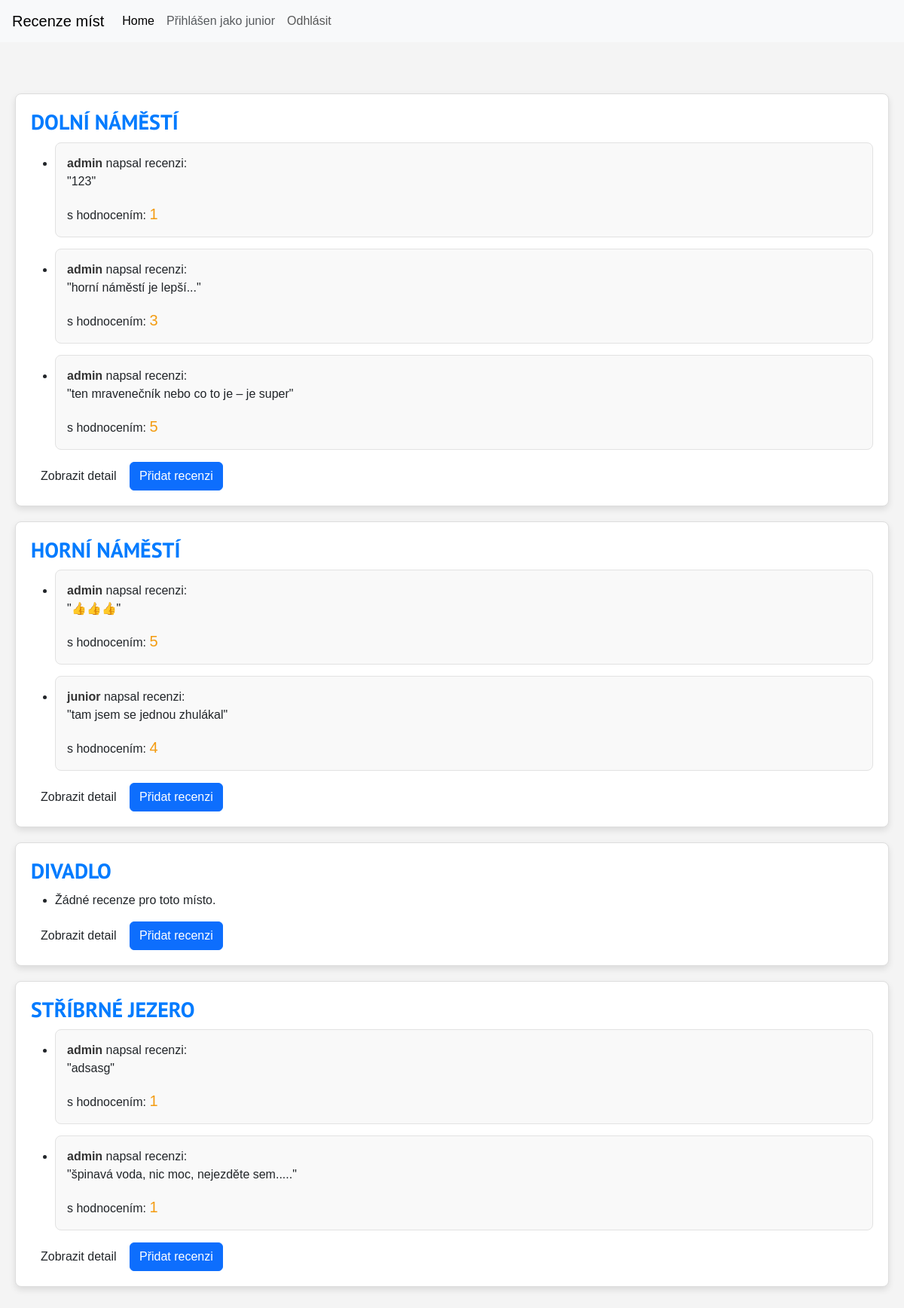
Screenshot of / (signed in) with the database file from the repository.
### hodnoceni/models.py (models this page shows, shortened)
class Place(models.Model):
    id = models.AutoField(primary_key=True)  # Implicitní chování
    name = models.CharField(max_length=255)

class Review(models.Model):
    user = models.ForeignKey(settings.AUTH_USER_MODEL, on_delete=models.CASCADE)
    place = models.ForeignKey(Place, on_delete=models.CASCADE)
    popis = models.TextField()
    rating = models.PositiveSmallIntegerField()
    datum_vytvoreni = models.DateTimeField(auto_now_add=True)  # Přidáno
    datum_upraveni = models.DateTimeField(auto_now=True)      # Přidáno

### hodnoceni/views.py (the view)
# urls.py: path('', views.index, name='index'),
def index(request):
    places = Place.objects.all().prefetch_related('review_set')
    return render(request, "hodnoceni/index.html", {"places": places})

### hodnoceni/templates/hodnoceni/index.html (shortened to what this page needs)
{% extends "hodnoceni/layout.html" %}
{% block body %}
<nav class="navbar navbar-expand-lg navbar-light bg-light px-3">
    <a class="navbar-brand" href="#">Recenze míst</a>
    <div class="collapse navbar-collapse" id="navbarNavAltMarkup">
        <div class="navbar-nav">
            <a class="nav-item nav-link active" href="#">Home</a>
            {% if user.is_authenticated %}
                <span class="nav-item nav-link text-muted" style="cursor: default;">
                    Přihlášen jako {{ user.username }}
                </span>
                <a class="nav-item nav-link" href="/accounts/logout">Odhlásit</a>
            {% else %}
                <a class="nav-item nav-link" href="/accounts/login">Přihlášení</a>
            {% endif %}
        </div>
    </div>
</nav>
<div class="container mt-5">
    {% for place in places %}
        <div class="place-card">
            <h2 class="text-uppercase fw-bold" style="font-family: 'PT Sans', sans-serif;">{{ place.name }}</h2>
            <ul>
                {% for review in place.review_set.all %}
                    <li class="review-card">
                        <strong>{{ review.user.username }}</strong> napsal recenzi:
                        <p>"{{ review.popis }}"</p>
                        s hodnocením:
                        <span class="rating">{{ review.rating }}</span>
                    </li>
                {% empty %}
                    <li>Žádné recenze pro toto místo.</li>
                {% endfor %}
            </ul>
            <div class="actions">
                <a href="{% url 'place_detail' place.id %}" class="btn">Zobrazit detail</a>
                {% if user.is_authenticated %}
                    <a href="{% url 'add_review' place.id %}" class="btn btn-primary">Přidat recenzi</a>
                {% else %}
                    <a href="/accounts/login" class="btn btn-secondary">Přihlaste se pro přidání recenze</a>
                {% endif %}
            </div>
        </div>
    {% empty %}
        <p>Žádná místa k dispozici.</p>
    {% endfor %}
</div>
{% endblock %}

### hodnoceni/static/hodnoceni/styles.css (style rules this page uses)
body { font-family: Arial, sans-serif; background-color: #f4f4f4; margin: 0; padding: 0; }
.container { max-width: 1200px; margin: 0 auto; padding: 20px; }
.place-card { background-color: #fff; border: 1px solid #ddd; border-radius: 8px; padding: 20px; margin-bottom: 20px; box-shadow: 0 4px 8px rgba(0, 0, 0, 0.1); transition: transform 0.3s ease, box-shadow 0.3s ease; }
.place-card h2 { font-size: 1.75rem; color: #007bff; margin-bottom: 10px; }
.review-card { background-color: #f9f9f9; border: 1px solid #e2e2e2; border-radius: 8px; padding: 15px; margin-bottom: 15px; transition: background-color 0.3s ease; }
.rating { color: #f39c12; font-size: 1.25rem; }
.review-card strong { color: #333; font-weight: bold; }
.text-muted { color: #888; }

### rows the page displays
Place: name "DOLNÍ NÁMĚSTÍ"
Review: user.username "admin", popis "123", rating "1"
Review: user.username "admin", popis "horní náměstí je lepší...", rating "3"
Review: user.username "admin", popis "ten mravenečník nebo co to je – je super", rating "5"
Place: name "HORNÍ NÁMĚSTÍ"
Review: user.username "admin", popis "👍👍👍", rating "5"
Review: user.username "junior", popis "tam jsem se jednou zhulákal", rating "4"
Place: name "DIVADLO"
Place: name "STŘÍBRNÉ JEZERO"
Review: user.username "admin", popis "adsasg", rating "1"
Review: user.username "admin", popis "špinavá voda, nic moc, nejezděte sem.....", rating "1"

### other values shown
{{ user.username }} "junior"
